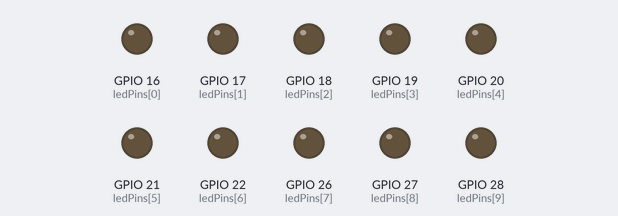
A sketch run on a simulated ESP32. Parts: output pins drawn as LEDs (lit = HIGH).

Above: at 0.05 s.
At 0.2 s:
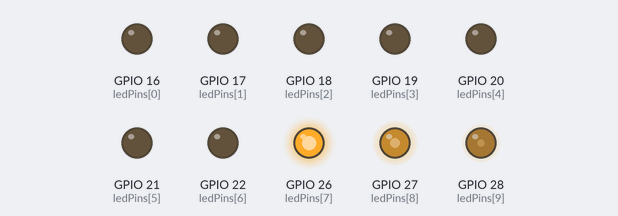
At 0.35 s:
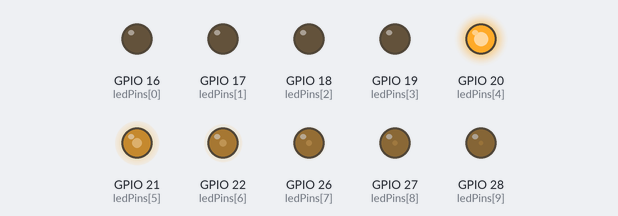
At 0.65 s:
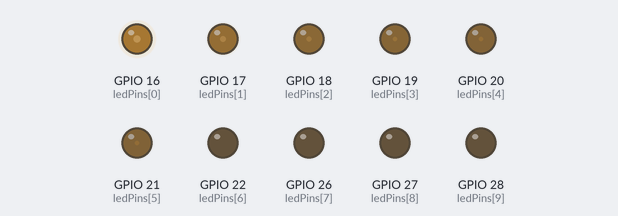
At 1.15 s:
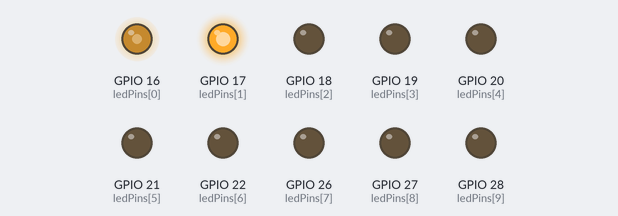
At 1.65 s:
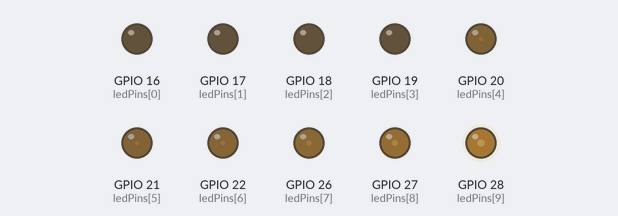
Timing chart, 0 to 4.6 s (numbered marks = the images above):
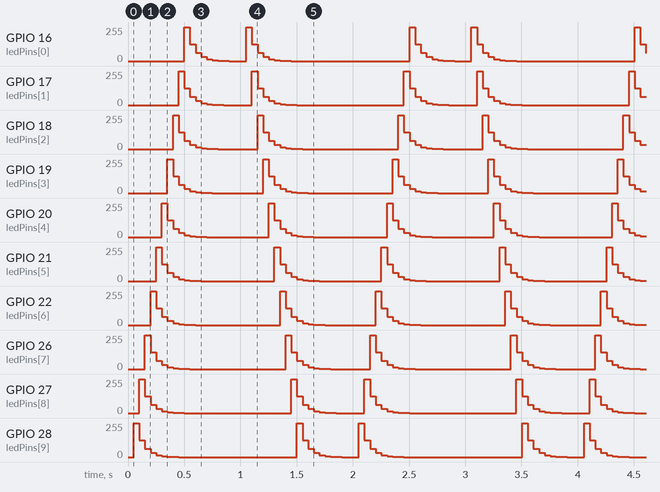

The sketch:

meteor-flowing-light.ino
```cpp
const byte ledPins[] = {16, 17, 18, 19, 20, 21, 22, 26, 27, 28};
int ledCounts;
int delayTimes = 50; // flowing speed, the smaller the faster

// The choice of progression suggests the system is using a 12-bit resolution for PWM where max value is 2^12 -1 = 4095.
// This allow for finer control over the outpoute compared to an 8-bit system which would have a max value of 255.
// So ultimely the choice has been made to have futher and more grained control to the smoothness of the transition,
// knowing that the later map function will map the value to a compatible 8bit range
const int dutys[] = {0,0,0,0,0,0,0,0,0,0,                   // initial state of progression, no power is sent to led (delay)
                     4095,2047,1023,512,256,128,64,32,16,8, // progression defined in 2 exps
                     0,0,0,0,0,0,0,0,0,0};                  // final state of progression, no power is sent to led (delay)

void setup() {
  // setting up output pin of the ledbar
  ledCounts = sizeof(ledPins);
  for (int i = 0; i < ledCounts; i++) {
    pinMode(ledPins[i], OUTPUT);
  }
}

// this still need to be understood fully, however on high level,
// the outer loop is used to smooth the transition from status off
// to a desired state, the greater the range the smoother the transition.
void loop() {
  for (int i = 0; i < 20; i++){
   for(int j = 0; j < ledCounts; j++) {
    // the map function takes a value and remaps it from one range to another.
    // the general syntax is map(value, fromLow, fromHigh, toLow, toHigh)
    // fromLow/High is the range of the input value found in dutys
    // toLow/High is the range to which you want to map the input value
    // the mapping range target 0-255 usually because the analogWrite method expect values in that range
    analogWrite(ledPins[j],map(dutys[i+j], 0, 4095, 0, 255)); // map conversion used to make the write compatible with analogWrite
   }
   delay(delayTimes);
  }

  for (int i = 0; i < 20; i++){
   for(int j = 0; j < ledCounts; j++) {
    analogWrite(ledPins[ledCounts-j-1],map(dutys[i+j], 0, 4095, 0, 255));
   }
   delay(delayTimes);
  }
}
```

Measured:
- by itself, GPIO 16 (ledPins[0]): repeats every 2.0 s: 127/255 0.05 s, 63/255 0.05 s, 31/255 0.05 s, 15/255 0.05 s, 7/255 0.05 s, 3/255 0.05 s, 1/255 0.05 s, 0/255 0.15 s, 255/255 0.05 s, 127/255 0.05 s, 63/255 0.05 s, 31/255 0.05 s, 15/255 0.05 s, 7/255 0.05 s, 3/255 0.05 s, 1/255 0.05 s, 0/255 1.1 s, 255/255 0.05 s
- by itself, GPIO 28 (ledPins[9]): repeats every 2.0 s: 127/255 0.05 s, 63/255 0.05 s, 31/255 0.05 s, 15/255 0.05 s, 7/255 0.05 s, 3/255 0.05 s, 1/255 0.05 s, 0/255 1.1 s, 255/255 0.05 s, 127/255 0.05 s, 63/255 0.05 s, 31/255 0.05 s, 15/255 0.05 s, 7/255 0.05 s, 3/255 0.05 s, 1/255 0.05 s, 0/255 0.15 s, 255/255 0.05 s
